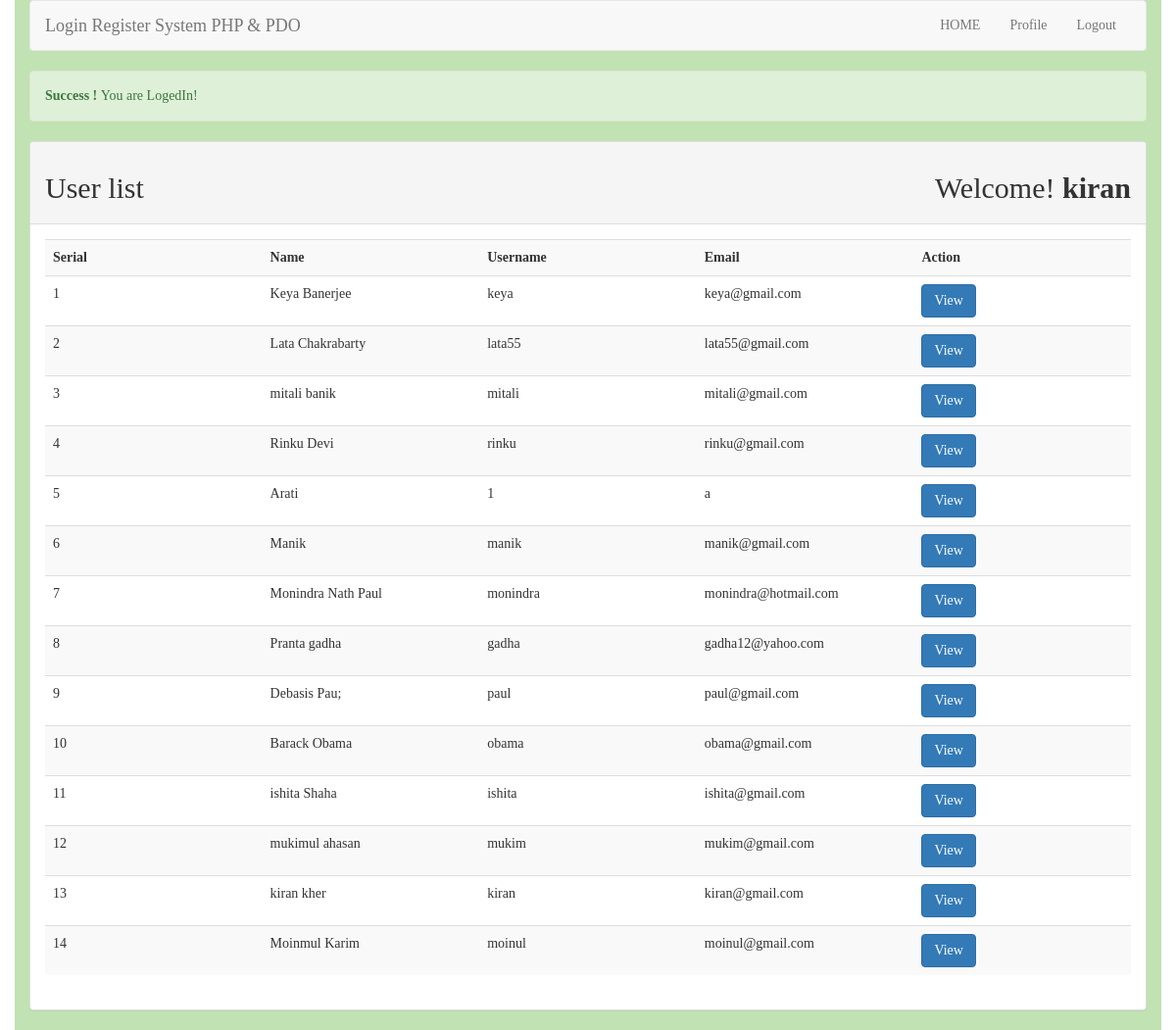
Page /index.php (signed in) on the committed database.
### tables this page shows
CREATE TABLE `tbl_user` (
  `id` int(11) NOT NULL,
  `name` varchar(255) NOT NULL,
  `username` varchar(255) NOT NULL,
  `email` varchar(255) NOT NULL,
  `password` varchar(255) NOT NULL
);

### lib/Session.php (called while the page is built, shortened)
<?php
class Session{
    public static function get($key){
       if (isset($_SESSION[$key])) {
           return $_SESSION[$key];
       }else{
           return false;
       }
    }
}

### lib/User.php (called while the page is built, shortened)
<?php
    include_once 'Session.php';
    include 'Database.php';
class User
{
    private $db;
    public function __construct()
    {
        $this->db = new Database();
    }
            public function getUserData(){
                $sql = "SELECT * FROM tbl_user ORDER BY id DESC";
                $query = $this->db->pdo->prepare($sql);
                $query->execute();
                $result = $query->fetchAll();
                return $result;
            }
}

### lib/Database.php (called while the page is built)
<?php
class Database{
    private $hostdb = "localhost";
    private $userdb = "root";
    private $passdb = "";
    private $namedb = "db_lr";
    public $pdo;
    public function __construct()
    {
        if (!isset($this->pdo)){
            try{
                $link = new PDO("mysql:host=".$this->hostdb.";dbname=".$this->namedb, $this->userdb, $this->passdb);
                $link->setAttribute(PDO::ATTR_ERRMODE, PDO::ERRMODE_EXCEPTION);
                $link->exec("SET CHARACTER SET utf8");
                $this->pdo = $link;
            }catch(PDOException $e){
                die("Failed to connect with Database".$e->getMessage());
            }
        }
    }
}
?>

### index.php (the view, shortened to what this page needs)
<?php
include 'lib/user.php';
include 'inc/header.php';
?>
<?php
    $loginmsg = Session::get("loginmsg");
    if(isset($loginmsg)){
        echo $loginmsg;
    }
?>
        <div class="panel panel-default">
            <div class="panel-heading">
                <h2>User list<span class="pull-right">Welcome!
                        <strong>
                        <?php
                            $name = Session::get("username");
                            if(isset($name)){
                                echo $name;
                            }
                        ?>
                        </strong></span></h2>
            </div>
            <div class="panel-body">
                <table class="table table-striped">
                    <th width="20%">Serial</th>
                    <th width="20%">Name</th>
                    <th width="20%">Username</th>
                    <th width="20%">Email</th>
                    <th width="20%">Action</th>
                    <?php
                        $user = new User();
                        $userdata = $user->getUserData();
                        if($userdata){
                            $i = 0;
                            foreach ($userdata as $sdata){
                                $i++;
                    ?>
                    <tr>
                        <td><?php echo $i; ?></td>
                        <td><?php echo $sdata['name']; ?></td>
                        <td><?php echo $sdata['username']; ?></td>
                        <td><?php echo $sdata['email']; ?></td>
                        <td>
                            <a class="btn btn-primary" href="profile.php?id=<?php echo $sdata['id'];?>">View</a>
                        </td>
                    </tr>
                    <?php
                    } }else{
                    ?>
                        <tr><td colspan="5"><h2>No User Data Found...</h2></td></tr>
                    <?php }?>
                </table>
            </div>

### rows in the picture
tbl_user: name "Keya Banerjee", username "keya", email "keya@gmail.com"
tbl_user: name "Lata Chakrabarty", username "lata55", email "lata55@gmail.com"
tbl_user: name "mitali banik", username "mitali", email "mitali@gmail.com"
tbl_user: name "Rinku Devi", username "rinku", email "rinku@gmail.com"
tbl_user: name "Arati", username "1", email "a"
tbl_user: name "Manik", username "manik", email "manik@gmail.com"
tbl_user: name "Monindra Nath Paul", username "monindra", email "monindra@hotmail.com"
tbl_user: name "Pranta gadha", username "gadha", email "gadha12@yahoo.com"
tbl_user: name "Debasis Pau;", username "paul", email "paul@gmail.com"
tbl_user: name "Barack Obama", username "obama", email "obama@gmail.com"
tbl_user: name "ishita Shaha", username "ishita", email "ishita@gmail.com"
tbl_user: name "mukimul ahasan", username "mukim", email "mukim@gmail.com"
tbl_user: name "kiran kher", username "kiran", email "kiran@gmail.com"
tbl_user: name "Moinmul Karim", username "moinul", email "moinul@gmail.com"

### other values in the picture
$loginmsg "Success ! You are LogedIn!"
$name "kiran"
